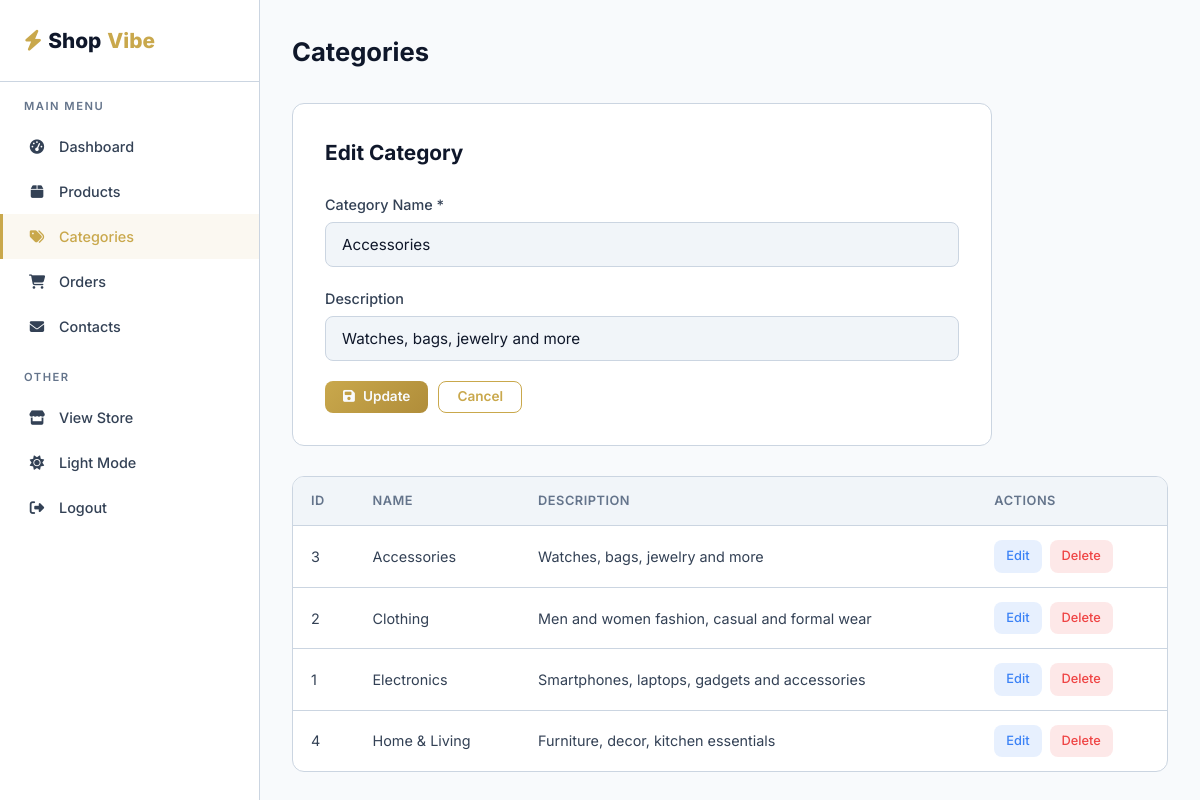
The page /e-commerceSystem/admin/categories.php?edit=3 (signed in) on the database its author committed.
### tables this page shows
CREATE TABLE `categories` (
  `id` INT AUTO_INCREMENT PRIMARY KEY,
  `name` VARCHAR(100) NOT NULL,
  `description` TEXT,
  `created_at` TIMESTAMP DEFAULT CURRENT_TIMESTAMP
);

### e-commerceSystem/includes/functions.php (called while the page is built, shortened)
<?php
function sanitize(string $data): string {
    return htmlspecialchars(trim($data), ENT_QUOTES, 'UTF-8');
}
function baseUrl(string $path = ''): string {
    return '/e-commerceSystem/' . ltrim($path, '/');
}

### e-commerceSystem/admin/categories.php (the view, shortened to what this page needs)
<?php
require_once __DIR__ . '/includes/admin_header.php';
$categories = $pdo->query("SELECT * FROM categories ORDER BY name")->fetchAll();
$editCat = null;
if (isset($_GET['edit'])) {
    $editId = (int) $_GET['edit'];
    foreach ($categories as $c) {
        if ($c['id'] === $editId) { $editCat = $c; break; }
    }
}
?>
<div class="admin-header">
    <h1>Categories</h1>
</div>
<div class="admin-form-card" style="margin-bottom: 30px;">
    <h2><?= $editCat ? 'Edit Category' : 'Add New Category' ?></h2>
    <form method="POST">
        <div class="form-group">
            <label for="name">Category Name *</label>
            <input type="text" id="name" name="name" class="form-control" value="<?= sanitize($editCat['name'] ?? '') ?>" required>
        </div>
        <div class="form-group">
            <label for="description">Description</label>
            <input type="text" id="description" name="description" class="form-control" value="<?= sanitize($editCat['description'] ?? '') ?>">
        </div>
        <div style="display: flex; gap: 10px;">
            <button type="submit" class="btn btn-primary btn-sm">
                <i class="fas fa-save"></i> <?= $editCat ? 'Update' : 'Add Category' ?>
            </button>
            <?php if ($editCat): ?>
                <a href="<?= baseUrl('admin/categories.php') ?>" class="btn btn-outline btn-sm">Cancel</a>
            <?php endif; ?>
        </div>
    </form>
</div>
<div class="admin-table-wrapper">
    <table class="admin-table">
        <thead>
            <tr>
                <th>ID</th>
                <th>Name</th>
                <th>Description</th>
                <th>Actions</th>
            </tr>
        </thead>
        <tbody>
            <?php foreach ($categories as $cat): ?>
            <tr>
                <td><?= $cat['id'] ?></td>
                <td><?= sanitize($cat['name']) ?></td>
                <td><?= sanitize($cat['description'] ?? '—') ?></td>
                <td>
                    <div class="table-actions">
                        <a href="<?= baseUrl('admin/categories.php?edit=' . $cat['id']) ?>" class="action-edit">Edit</a>
                        <a href="<?= baseUrl('admin/categories.php?delete=' . $cat['id']) ?>" class="action-delete confirm-delete">Delete</a>
                    </div>
                </td>
            </tr>
            <?php endforeach; ?>
        </tbody>
    </table>
</div>
<?php require_once __DIR__ . '/includes/admin_footer.php'; ?>

### e-commerceSystem/assets/css/style.css (style rules this page uses)
:root { --primary: #c9a84c; --primary-dark: #b08d3a; --primary-light: #e8d48b; --bg-dark: #0b0f1a; --bg-card: #111827; --bg-card-hover: #1a2332; --bg-surface: #151c2c; --text-primary: #f1f5f9; --text-secondary: #94a3b8; --text-muted: #64748b; --border-color: #1e293b; --success: #22c55e; --error: #ef4444; --warning: #f59e0b; --info: #3b82f6; --radius: 12px; --radius-sm: 8px; --radius-lg: 16px; --shadow: 0 4px 20px rgba(0,0,0,0.3); --shadow-lg: 0 8px 40px rgba(0,0,0,0.4); --transition: all 0.3s ease; --font: 'Inter', -apple-system, BlinkMacSystemFont, sans-serif; --container-width: 1200px; }
:root.light-mode { --bg-dark: #f8fafc; --bg-card: #ffffff; --bg-card-hover: #f1f5f9; --bg-surface: #f1f5f9; --text-primary: #0f172a; --text-secondary: #334155; --text-muted: #64748b; --border-color: #cbd5e1; }
*, *::before, *::after { box-sizing: border-box; margin: 0; padding: 0; }
html, body { overflow-x: hidden; width: 100%; position: relative; max-width: 100vw; }
html { scroll-behavior: smooth; }
body { font-family: var(--font); background: var(--bg-dark); color: var(--text-primary); line-height: 1.6; min-height: 100vh; -webkit-font-smoothing: antialiased; position: relative; }
a { color: var(--primary); text-decoration: none; transition: var(--transition); }
.btn { display: inline-flex; align-items: center; justify-content: center; gap: 8px; padding: 12px 28px; border-radius: var(--radius-sm); font-weight: 600; font-size: 0.95rem; font-family: var(--font); cursor: pointer; transition: var(--transition); border: none; text-align: center; line-height: 1; }
.btn-primary { background: linear-gradient(135deg, var(--primary), var(--primary-dark)); color: var(--bg-dark); }
.btn-outline { background: transparent; border: 1px solid var(--primary); color: var(--primary); }
.btn-sm { padding: 8px 18px; font-size: 0.85rem; }
.form-group { margin-bottom: 20px; }
.form-group label { display: block; margin-bottom: 6px; font-weight: 500; font-size: 0.9rem; color: var(--text-secondary); }
.form-control { width: 100%; padding: 12px 16px; background: var(--bg-surface); border: 1px solid var(--border-color); border-radius: var(--radius-sm); color: var(--text-primary); font-size: 0.95rem; font-family: var(--font); transition: var(--transition); }
.admin-header { display: flex; justify-content: space-between; align-items: center; margin-bottom: 30px; }
.admin-header h1 { font-size: 1.6rem; }
.admin-table-wrapper { background: var(--bg-card); border: 1px solid var(--border-color); border-radius: var(--radius); overflow-x: auto; }
.admin-table { width: 100%; border-collapse: collapse; }
.admin-table th { background: var(--bg-surface); padding: 14px 18px; text-align: left; font-size: 0.8rem; font-weight: 600; color: var(--text-muted); text-transform: uppercase; letter-spacing: 0.5px; border-bottom: 1px solid var(--border-color); }
.admin-table td { padding: 14px 18px; font-size: 0.9rem; color: var(--text-secondary); border-bottom: 1px solid var(--border-color); }
.admin-table tr:last-child td { border-bottom: none; }
.table-actions { display: flex; gap: 8px; }
.table-actions a, .table-actions button { padding: 6px 12px; border-radius: var(--radius-sm); font-size: 0.8rem; font-weight: 500; cursor: pointer; transition: var(--transition); border: none; font-family: var(--font); }
.action-edit { background: rgba(59,130,246,0.12); color: var(--info); }
.action-delete { background: rgba(239,68,68,0.12); color: var(--error); }
.admin-form-card { background: var(--bg-card); border: 1px solid var(--border-color); border-radius: var(--radius); padding: 32px; max-width: 700px; }
.admin-form-card h2 { font-size: 1.3rem; margin-bottom: 24px; }

### rows shown on the page
categories: name "Accessories", description "Watches, bags, jewelry and more", id "3"
categories: id "2", name "Clothing", description "Men and women fashion, casual and formal wear"
categories: id "1", name "Electronics", description "Smartphones, laptops, gadgets and accessories"
categories: id "4", name "Home & Living", description "Furniture, decor, kitchen essentials"
